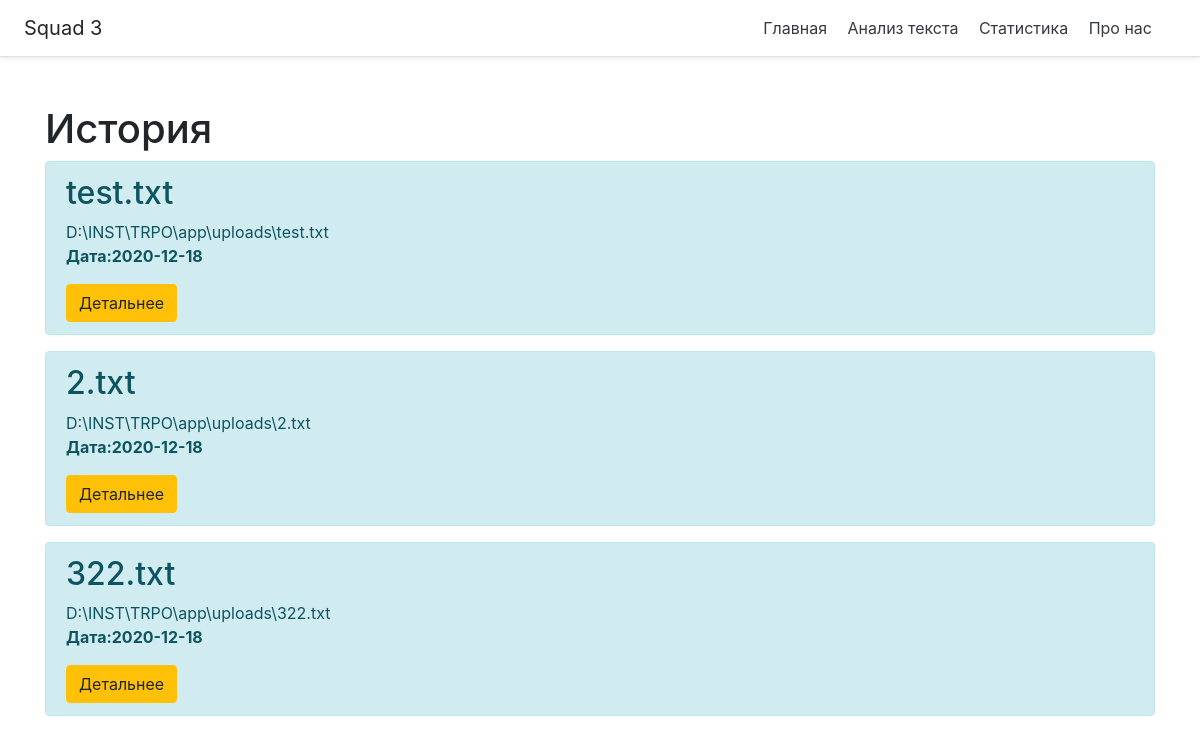
Before: /show-statistics with the older database file.
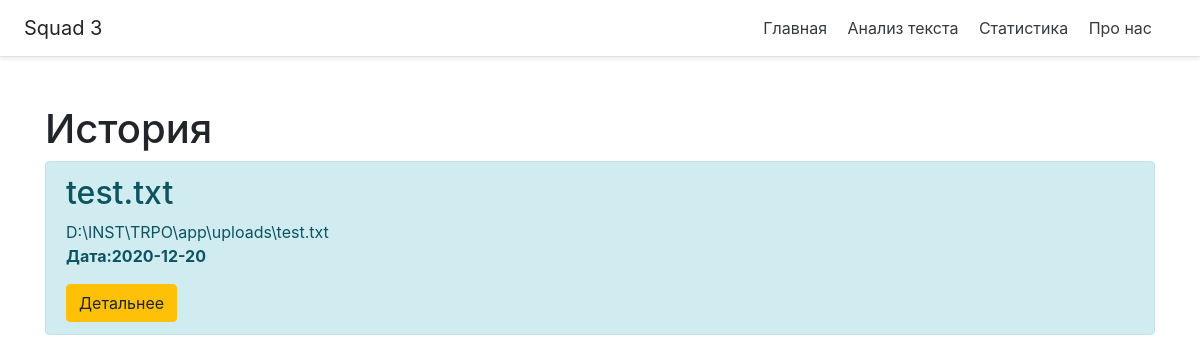
After: the same page with the newer database file.
### app/models.py (models this page shows, shortened)
class Files(db.Model):
    id = db.Column(db.Integer, primary_key=True)
    filename = db.Column(db.String(30), nullable=False)
    filepath = db.Column(db.String(100), nullable=False)
    date = db.Column(db.DateTime, default=datetime.now())

### app/views.py (the view)
@app.route('/show-statistics')
def show_statistics():
    exists = models.Files.query.first()
    files = 0
    if exists:
        files = models.Files.query.order_by(models.Files.date.desc()).all()
    return render_template("show-statistics.html", files=files)

### app/templates/show-statistics.html (shortened to what this page needs)
{% extends 'base.html' %}
{% block body %}
{% if files != 0 %}
<div class="container mt-5">
  <h1 >История</h1>
    {% for el in files %}
    <div class="alert alert-info">
        <h2>{{el.filename}}</h2>
        <p2>{{el.filepath}}</p2>
        <p><b>Дата:{{el.date.date()}}</b></p>
        <a href="/show-statistics/{{el.id}}" class="btn btn-warning">Детальнее</a>
    </div>
    {% endfor %}
</div>
{% else %}
Пока нет записей D:
{% endif %}
{% endblock %}

### app/templates/base.html (shortened to what this page needs)
<!doctype html>
<html lang="ru">
<head>
    <link  rel = "stylesheet" href="{{ url_for('static',filename = 'css/main.css') }}">
    <link  rel = "stylesheet" href=" https://stackpath.bootstrapcdn.com/bootstrap/4.5.2/css/bootstrap.min.css">
</head>
<body>
    <div class="d-flex flex-column flex-md-row align-items-center p-3 px-md-4 mb-3 bg-white border-bottom shadow-sm">
      <h5 class="my-0 mr-md-auto font-weight-normal">Squad 3</h5>
      <nav class="my-2 my-md-0 mr-md-3">
        <a class="p-2 text-dark" href="/">Главная</a>
        <a class="p-2 text-dark" href="/text-analysis">Анализ текста</a>
          <a class="p-2 text-dark" href="/show-statistics">Статистика</a>
          <a class="p-2 text-dark" href="/about">Про нас</a>
      </nav>
    </div>
    {% block body %} {% endblock %}
</body>
</html>

### app/static/css/main.css (style rules this page uses)
html { font-size: 16px; }

Changed rows visible on the page:
removed Files: filename "2.txt", filepath "D:\\INST\\TRPO\\app\\uploads\\2.txt", date "2020-12-18"
removed Files: filename "322.txt", filepath "D:\\INST\\TRPO\\app\\uploads\\322.txt", date "2020-12-18"
changed Files "test.txt": date "2020-12-18" → "2020-12-20"
